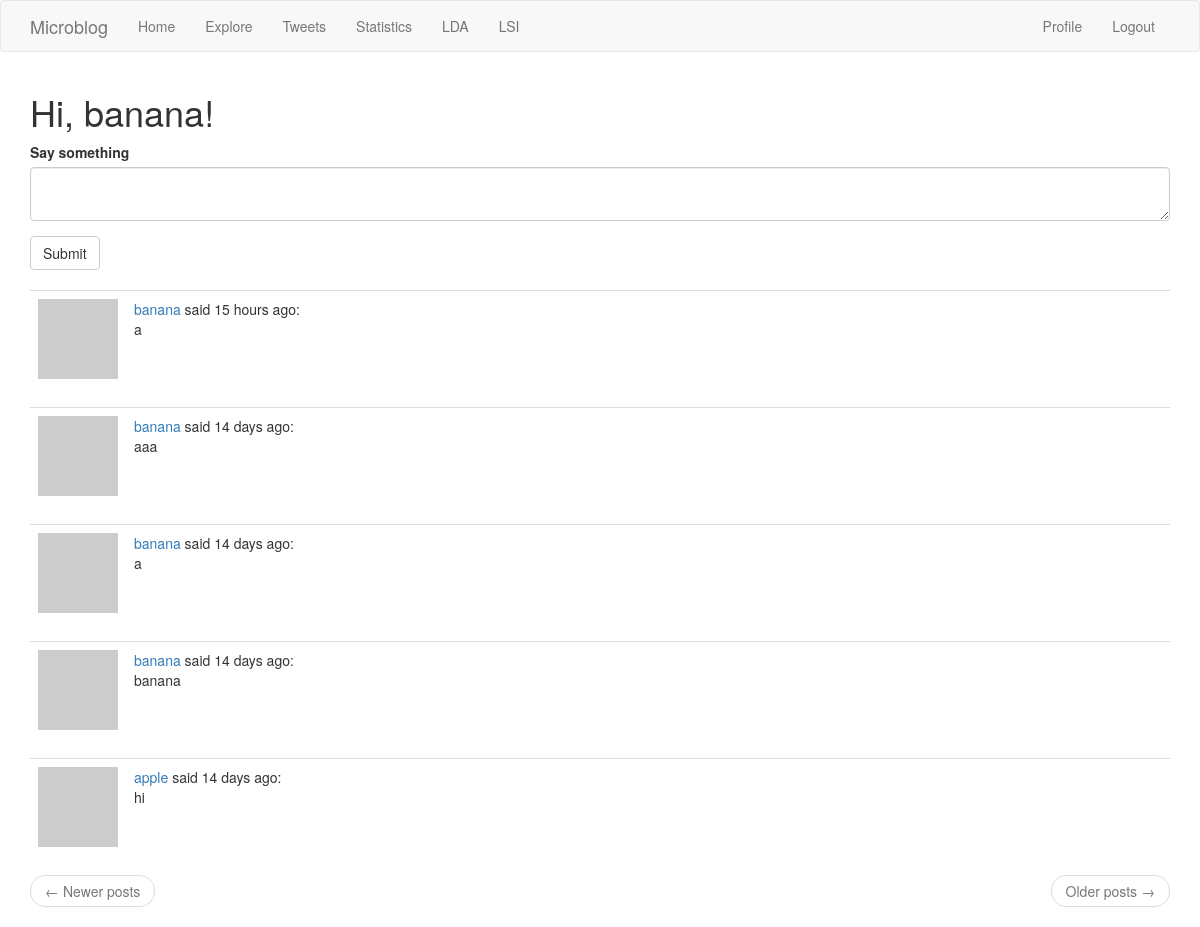
The page /index (signed in) on the database its author committed.
### app/models.py (models this page shows, shortened)
class User(UserMixin, db.Model):
    id = db.Column(db.Integer, primary_key=True)
    username = db.Column(db.String(64), index=True, unique=True)
    email = db.Column(db.String(120), index=True, unique=True)
    password_hash = db.Column(db.String(128))
    posts = db.relationship('Post', backref='author', lazy='dynamic')
    about_me = db.Column(db.String(140))
    last_seen = db.Column(db.DateTime, default=datetime.utcnow)
    followed = db.relationship(
        'User', secondary=followers,
        primaryjoin=(followers.c.follower_id == id),
        secondaryjoin=(followers.c.followed_id == id),
        backref=db.backref('followers', lazy='dynamic'), lazy='dynamic')
    def avatar(self, size):
        digest = md5(self.email.lower().encode('utf-8')).hexdigest()
        return 'https://www.gravatar.com/avatar/{}?d=identicon&s={}'.format(
            digest, size)
    def followed_posts(self):
        followed = Post.query.join(
            followers, (followers.c.followed_id == Post.user_id)).filter(
                followers.c.follower_id == self.id)
        own = Post.query.filter_by(user_id=self.id)
        return followed.union(own).order_by(Post.timestamp.desc())

class Post(db.Model):
    id = db.Column(db.Integer, primary_key=True)
    body = db.Column(db.String(140))
    timestamp = db.Column(db.DateTime, index=True, default=datetime.utcnow)
    user_id = db.Column(db.Integer, db.ForeignKey('user.id'))

### app/routes.py (the view, shortened to what this page needs)
@app.route('/', methods=['GET', 'POST'])
@app.route('/index', methods=['GET', 'POST'])
@login_required
def index():
    form = PostForm()
    page = request.args.get('page', 1, type=int)
    posts = current_user.followed_posts().paginate(
        page, app.config['POSTS_PER_PAGE'], False)
    next_url = url_for('explore', page=posts.next_num) \
        if posts.has_next else None
    prev_url = url_for('explore', page=posts.prev_num) \
        if posts.has_prev else None
    return render_template('index.html', title='Home', form=form,
                           posts=posts.items, next_url=next_url,
                           prev_url=prev_url)

### app/forms.py
class PostForm(FlaskForm):
    post = TextAreaField('Say something', validators=[DataRequired()])
    submit = SubmitField('Submit')

### app/models.py (called while the page is built)
@login.user_loader
def load_user(id):
    return User.query.get(int(id))

### app/routes.py (called while the page is built)
@app.before_request
def before_request():
    if current_user.is_authenticated:
        current_user.last_seen = datetime.utcnow()
        db.session.commit()

### app/templates/index.html
{% extends "base.html" %}
{% import 'bootstrap/wtf.html' as wtf %}
{% block app_content %}
    <h1>Hi, {{ current_user.username }}!</h1>
    {% if form %}
    {{ wtf.quick_form(form) }}
    <br>
    {% endif %}
    {% for post in posts %}
        {% include '_post.html' %}
    {% endfor %}
    <nav aria-label="...">
        <ul class="pager">
            <li class="previous{% if not prev_url %} disabled{% endif %}">
                <a href="{{ prev_url or '#' }}">
                    <span aria-hidden="true">&larr;</span> Newer posts
                </a>
            </li>
            <li class="next{% if not next_url %} disabled{% endif %}">
                <a href="{{ next_url or '#' }}">
                    Older posts <span aria-hidden="true">&rarr;</span>
                </a>
            </li>
        </ul>
    </nav>
{% endblock %}

### app/templates/_post.html
    <table class="table table-hover">
        <tr>
            <td width="70px">
                <a href="{{ url_for('user', username=post.author.username) }}">
                    <img src="{{ post.author.avatar(70) }}" />
                </a>
            </td>
            <td>
                <a href="{{ url_for('user', username=post.author.username) }}">
                    {{ post.author.username }}
                </a>
                said {{ moment(post.timestamp).fromNow() }}:
                <br>
                {{ post.body }}
            </td>
        </tr>
    </table>

### rows shown on the page
User: username "banana"
Post: author.username "banana", timestamp "15 hours ago", body "a"
Post: author.username "banana", timestamp "14 days ago", body "aaa"
Post: author.username "banana", timestamp "14 days ago", body "a"
Post: author.username "banana", timestamp "14 days ago", body "banana"
Post: author.username "apple", timestamp "14 days ago", body "hi"
